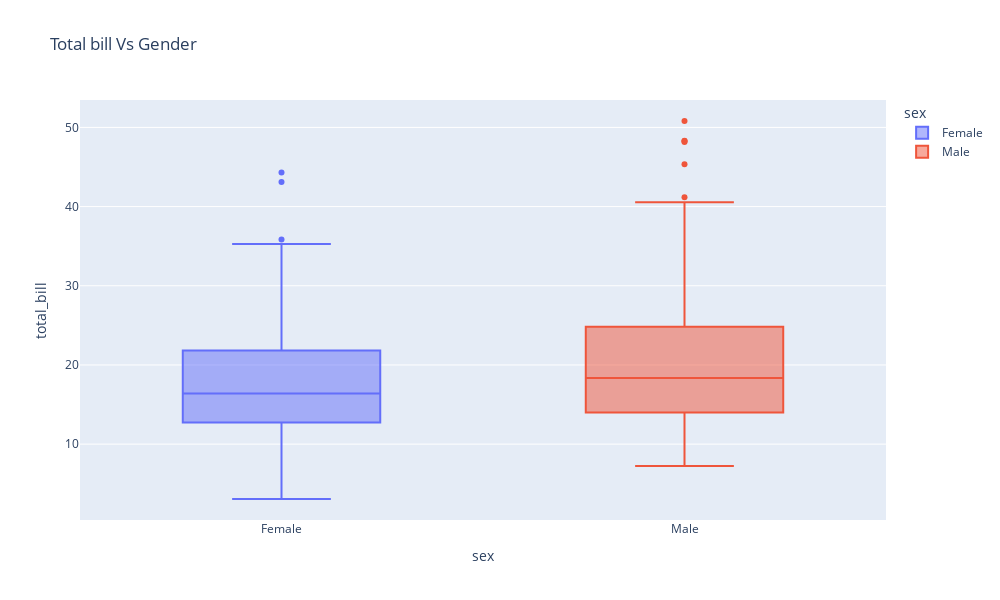

The notebook cell this image was saved under:
### Markdown cell above
### Example 1: Basic Box Plot

### Code cell
fig = px.box(df, y="total_bill",x='sex', title="Total bill Vs Gender",color='sex')
fig.update_layout(
    width=1000,   # increase width
    height=600)    # increase height
fig.show()
fig.write_image("box_plot.png")

### Figure 1 — Plotly figure (JSON) as saved in the notebook; plotly's stock layout.template omitted (floating-point values rounded to 4 significant figures; data arrays with more than 128 entries replaced by an {"elided": "..."} marker saying what was removed)
{"data": [{"alignmentgroup": "True", "hovertemplate": "sex=%{x}<br>total_bill=%{y}<extra></extra>", "legendgroup": "Female", "marker": {"color": "#636efa"}, "name": "Female", "notched": false, "offsetgroup": "Female", "orientation": "v", "showlegend": true, "type": "box", "x": ["Female", "Female", "Female", "Female", "Female", "Female", "Female", "Female", "Female", "Female", "Female", "Female", "Female", "Female", "Female", "Female", "Female", "Female", "Female", "Female", "Female", "Female", "Female", "Female", "Female", "Female", "Female", "Female", "Female", "Female", "Female", "Female", "Female", "Female", "Female", "Female", "Female", "Female", "Female", "Female", "Female", "Female", "Female", "Female", "Female", "Female", "Female", "Female", "Female", "Female", "Female", "Female", "Female", "Female", "Female", "Female", "Female", "Female", "Female", "Female", "Female", "Female", "Female", "Female", "Female", "Female", "Female", "Female", "Female", "Female", "Female", "Female", "Female", "Female", "Female", "Female", "Female", "Female", "Female", "Female", "Female", "Female", "Female", "Female", "Female", "Female", "Female"], "x0": " ", "xaxis": "x", "y": [16.99, 24.59, 35.26, 14.83, 10.33, 16.97, 20.29, 15.77, 19.65, 15.06, 20.69, 16.93, 10.29, 34.81, 26.41, 16.45, 3.07, 17.07, 26.86, 25.28, 14.73, 10.07, 34.83, 5.75, 16.32, 22.75, 11.35, 15.38, 44.3, 22.42, 20.92, 14.31, 7.25, 25.71, 17.31, 10.65, 12.43, 24.08, 13.42, 12.48, 29.8, 14.52, 11.38, 20.27, 11.17, 12.26, 18.26, 8.51, 10.33, 14.15, 13.16, 17.47, 27.05, 16.43, 8.35, 18.64, 11.87, 29.85, 25.0, 13.39, 16.21, 17.51, 10.59, 10.63, 9.6, 20.9, 18.15, 19.81, 43.11, 13.0, 12.74, 13.0, 16.4, 16.47, 12.76, 13.27, 28.17, 12.9, 30.14, 13.42, 15.98, 16.27, 10.09, 22.12, 35.83, 27.18, 18.78], "y0": " ", "yaxis": "y"}, {"alignmentgroup": "True", "hovertemplate": "sex=%{x}<br>total_bill=%{y}<extra></extra>", "legendgroup": "Male", "marker": {"color": "#EF553B"}, "name": "Male", "notched": false, "offsetgroup": "Male", "orientation": "v", "showlegend": true, "type": "box", "x": {"elided": "157 str values"}, "x0": " ", "xaxis": "x", "y": {"elided": "157 float values"}, "y0": " ", "yaxis": "y"}], "layout": {"boxmode": "overlay", "height": 600, "legend": {"title": {"text": "sex"}, "tracegroupgap": 0}, "title": {"text": "Total bill Vs Gender"}, "width": 1000, "xaxis": {"anchor": "y", "autorange": true, "categoryarray": ["Female", "Male"], "categoryorder": "array", "domain": [0, 1], "range": [-0.5, 1.5], "title": {"text": "sex"}, "type": "category"}, "yaxis": {"anchor": "x", "autorange": true, "domain": [0, 1], "range": [0.4178, 53.46], "title": {"text": "total_bill"}, "type": "linear"}}}
